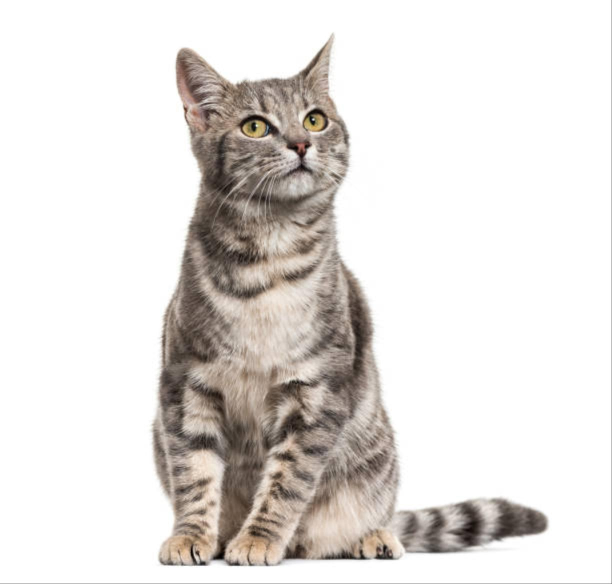
#> input picture lab_2/fruits_scaled.jpg, 1224 x 1168 px, given in place of cat - Copy.jpg, which was not available (shown at 1/2 size)
$ jupyter execute lab_1_1.ipynb
#> lines starting #> are read from the running program, lines starting #| are printed output that depends on the picture; pictures that were not available may be replaced by others from this repository, and a replacement may not be noted
[cell 1]
import skimage
import cv2
import numpy as np
import matplotlib.pyplot as plt
import ipympl
import imageio as iio

[cell 2]
image = iio.imread(uri="C:\\Users\\ishuk\\Desktop\\sem 6\\lab\\digital image processing\\lab_1\\cat - Copy.jpg")
#> image is the input picture: shape (1168, 1224, 3); mean R, G, B 225.9, 222, 219
plt.imshow(image)

[cell 3]
print(image.shape)
#| (1168, 1224, 3)
print(image.size)
#| 4288896

[cell 4]
#naming in image

plt.subplot(121) #sunplot(mnp) row ,coloum ,position

plt.grid('C:\\Users\\ishuk\\Desktop\\sem 6\\lab\\digital image processing\\lab_1\\cat.jpg')
plt.xlabel('ishu')
plt.ylabel('kumar')
plt.show(image)

[cell 5]
r_image = image[:, :, 0]
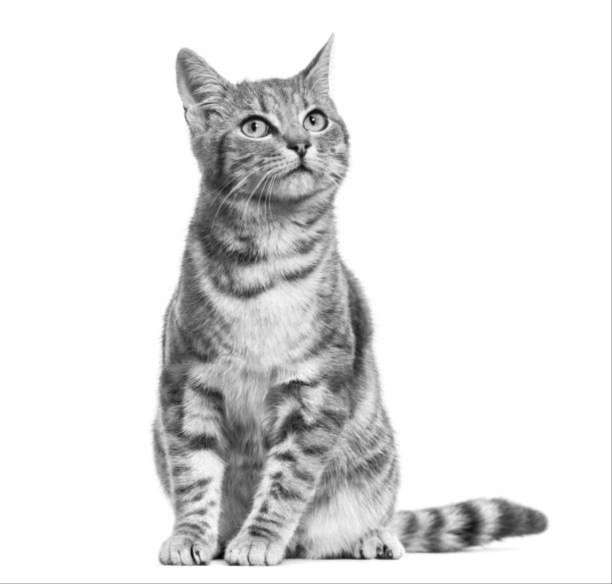
#> r_image: shape (1168, 1224) (shown at 1/2 size); min 1, max 255, mean 225.9
g_image = image[:, :, 1]
b_image = image[:, :, 2]
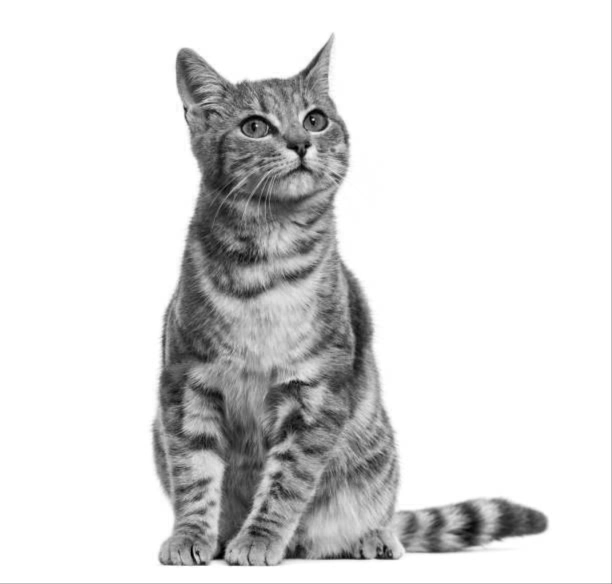
#> b_image: shape (1168, 1224) (shown at 1/2 size); min 0, max 255, mean 219

plt.subplot(221)
plt.show(r_image)

plt.subplot(222)
plt.show(g_image)

plt.subplot(223)
plt.show(b_image)

[cell 6]
rgb = cv2.cvtColor(image, cv2.COLOR_BGR2RGB)
gray1 = cv2.cvtColor(rgb, cv2.COLOR_RGB2GRAY)
plt.subplot(221)
plt.imshow(rgb)
plt.subplot(222)
plt.show(gray1)

[cell 7]
image2 = iio.imread(uri="C:\\Users\\ishuk\\Desktop\\sem 6\\lab\\digital image processing\\lab_1\\cat.jpg")
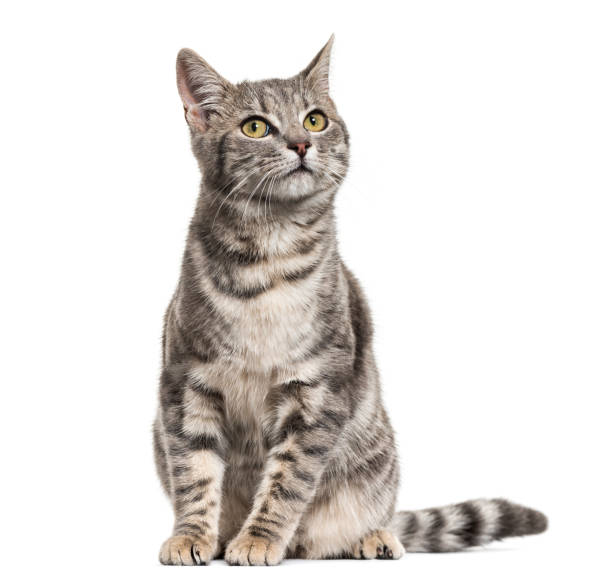
#> input picture lab_1/cat.jpg, 612 x 584 px, found by its file name
#> image2 is the input picture: shape (584, 612, 3); mean R, G, B 226.1, 222.2, 219.2
plt.show(image2)
image1 = iio.imread(uri="C:\\Users\\ishuk\\Desktop\\sem 6\\lab\\digital image processing\\lab_1\\dog.jpg")
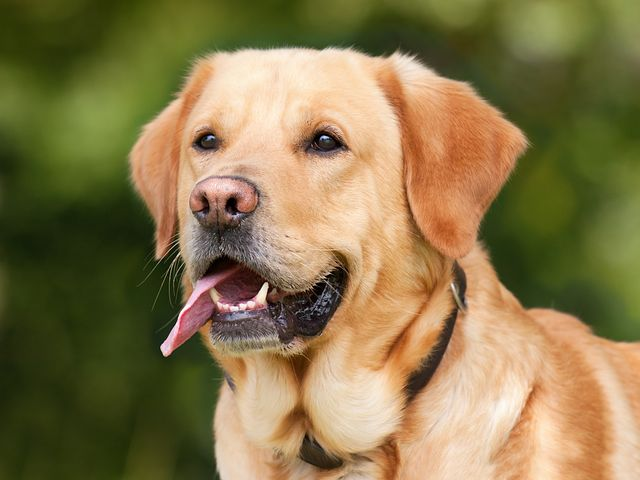
#> input picture lab_1/dog.jpg, 640 x 480 px, found by its file name
#> image1 is the input picture: shape (480, 640, 3); mean R, G, B 136.3, 119.6, 76.2
plt.imshow(image1)
